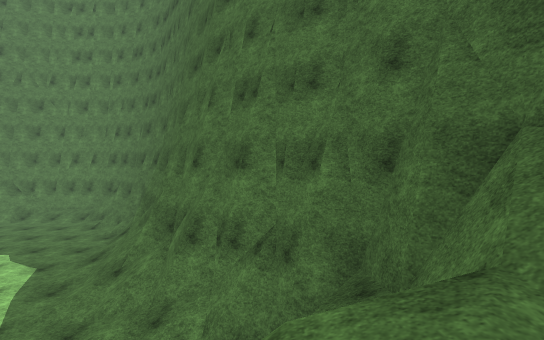
view 1 (above)

20 first-person views from a walk through a scene from a Unity 3-D project. The camera is 1.4 m above the floor, tilts 2° down and sees 90° across. The floor is counted in squares, 2 m on a side. Each view is taken from the middle of a square. On the plan, view 1 faces up. The plan holds only what a view shows up to about 9 squares ahead; the rest is blank. The place goes on beyond the plan. The player character is not drawn. Surface patterns are stand-ins for the level's own textures.

view 2
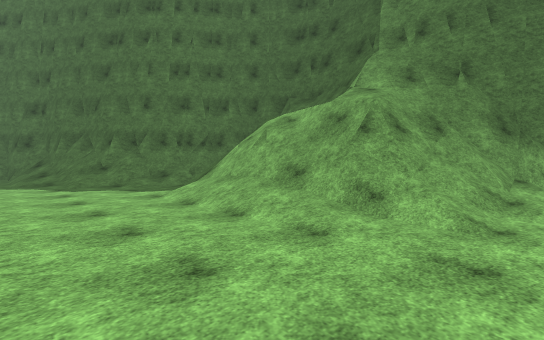

view 3
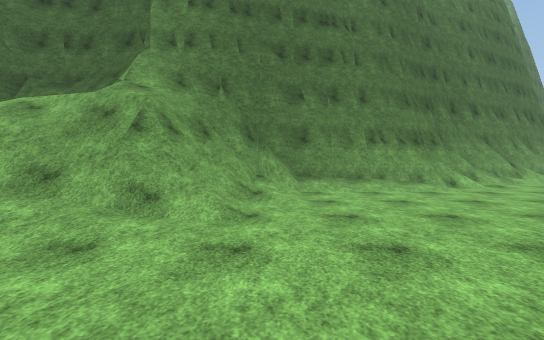

view 4
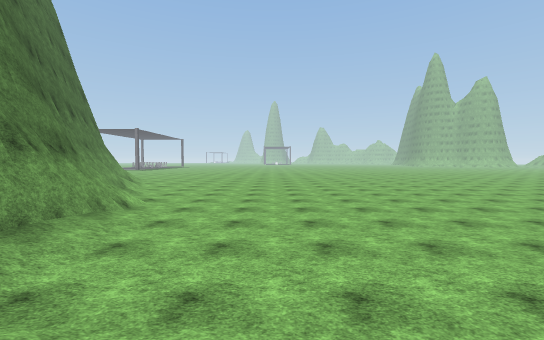

view 5
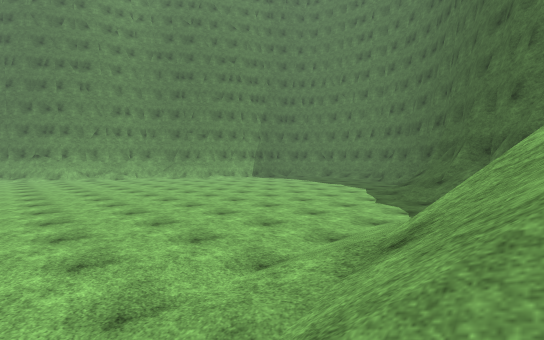

view 6
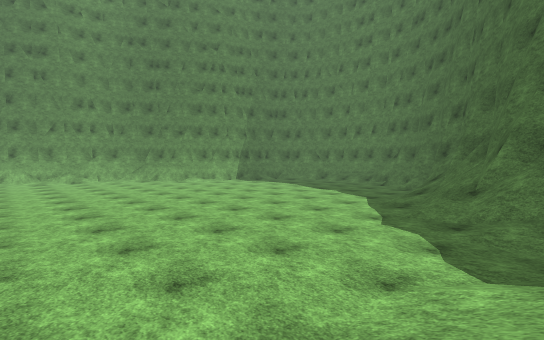

view 7
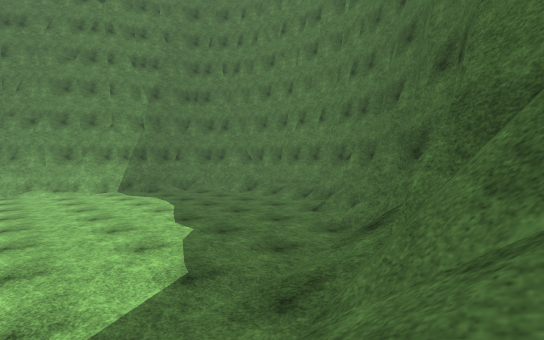

view 8
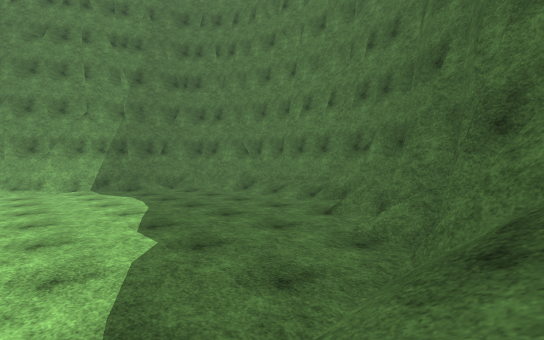

view 9
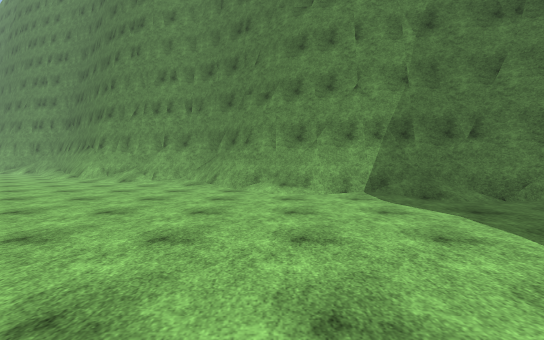

view 10
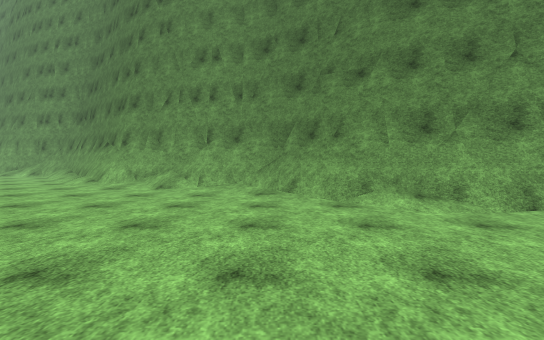

view 11
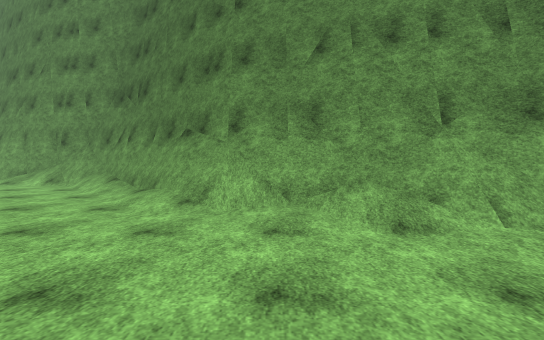

view 12
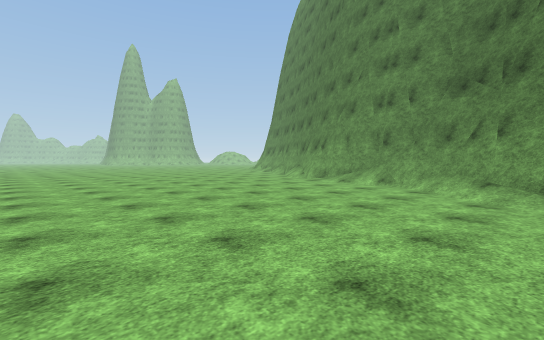

view 13
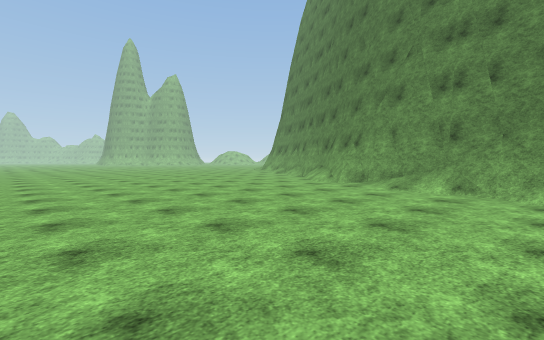

view 14
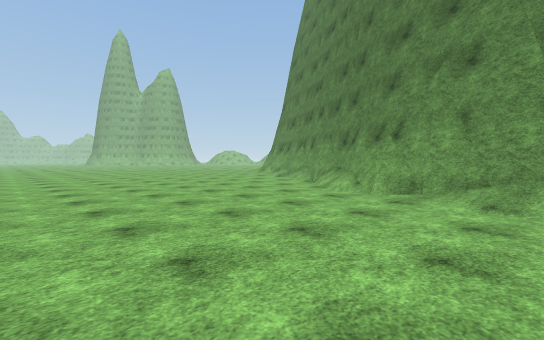

view 15
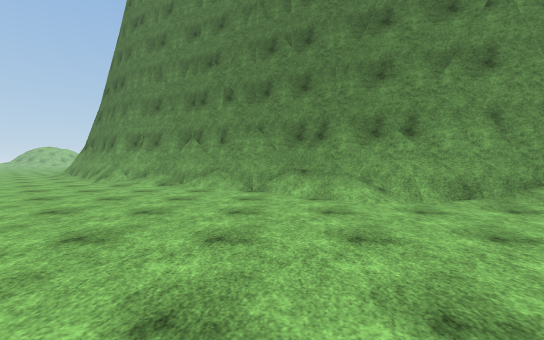

view 16
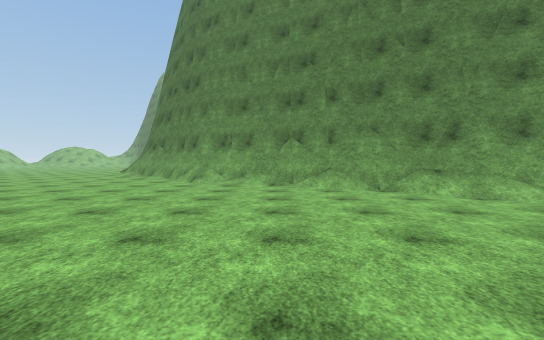

view 17
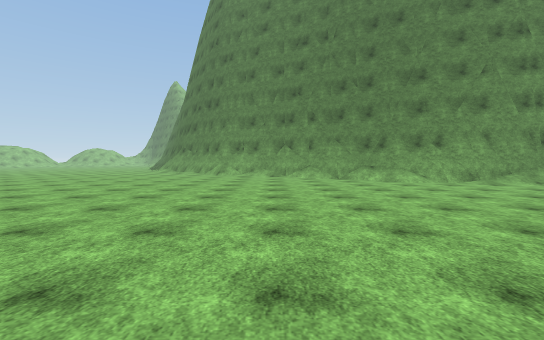

view 18
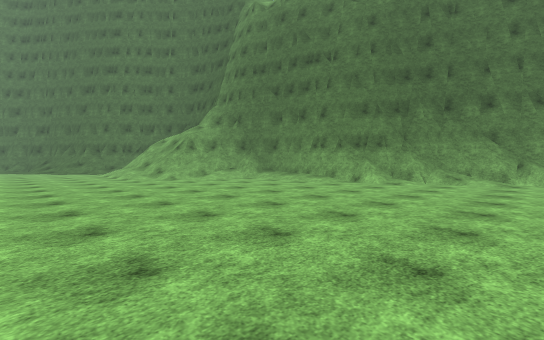

view 19
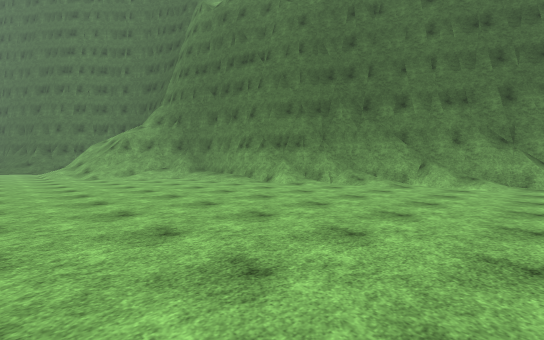

view 20
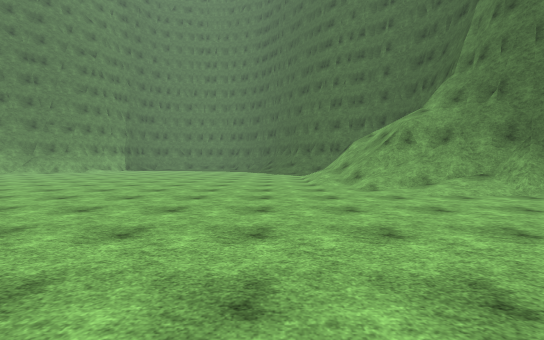

### Floor plan
Key: @ floor where view 1 was taken; # wall or solid block; . floor; / step, stairs or slope; = window, fence, low wall or low ledge.
Columns run from 27 left of view 1 to 4 right of it. Each row starts with its distance up from view 1.
 11               ##////###
 10              ##....../##
  9              #/......./#
  8              #......../#
  7             ##.........##
  6             #/........./##
  5           ###..........//##
  4           ##............//###
  3           #/............../###
  2          ##..............//=##
  1          #/............../=//#
  0         ##/..............=#@=#
 -1         #=...............///##
 -2        ##/..  .........../=#=#
 -3       ##/................///##
 -4      ##/......   ..........//#
 -5      #/.......    ........../#
 -6     ##........     ..........#
 -7     #/........      .........##
 -8     #/........       ........##
 -9     #.........      ..........##
-10    ##.........     ...........##
-11   ##/.........    .............#
-12   #/..........    .............#
-13  ##...........       ...........
-14  #/...........         .........
-15 ##............         .........
-16 #/...........
-17 #............

Positions as (right, up) in squares from view 1, and headings:
1: (0, 0), facing up
2: (-5, -4), facing up-right
3: (-5, -4), facing right
4: (-1, -3), facing down
5: (-1, -3), facing up-left
6: (-2, -1), facing up-left
7: (-3, 5), facing up-left
8: (-4, 6), facing up-left
9: (-8, 6), facing left
10: (-10, 4), facing left
11: (-14, 0), facing left
12: (-14, -3), facing down-left
13: (-15, -5), facing down-left
14: (-17, -7), facing down-left
15: (-18, -12), facing left
16: (-18, -15), facing left
17: (-14, -15), facing left
18: (-6, -13), facing up-right
19: (-4, -15), facing up-right
20: (-4, -10), facing up
